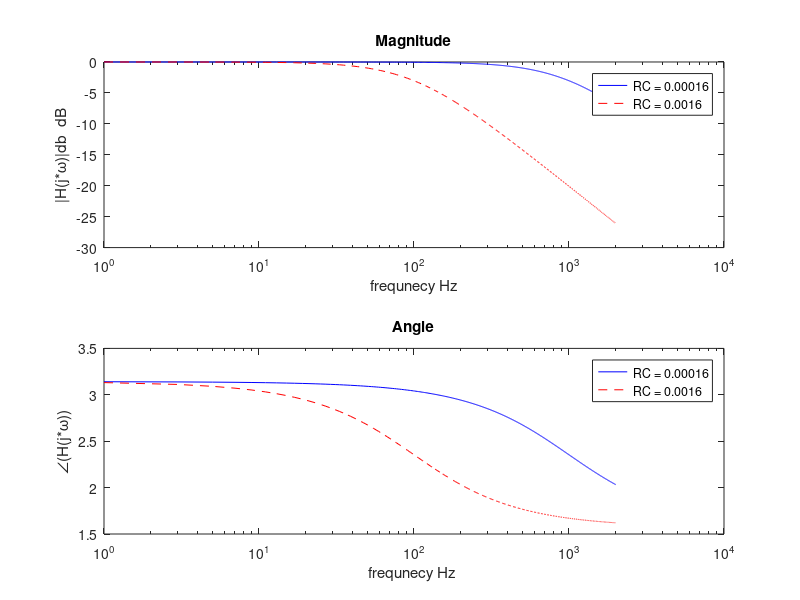

Write the MATLAB code that produced this figure.
%%ECE 300 Fall YangZhang PreLab4
clc;
clear;
k = 100; 
u = 1e-6; 
num =1e-9;
R = 16*k;
C1 = 100*num;
C2 = 1*u;

Tau1 = R*C1;
Tau2 = R*C2;
 
frequency = linspace(1,20*k,1000);
omega = 2*pi*frequency;
H1 = -1./(1+Tau1*1i.*omega);
H2 = -1./(1+Tau2*1i.*omega);

H1db = 10.*log10(abs(H1).^2);
H2db = 10.*log10(abs(H2).^2);

subplot(2,1,1);
semilogx(frequency, H1db,'b-',frequency,H2db,'r--');
legend(sprintf('RC = 0.00016',Tau1),sprintf('RC = 0.0016',Tau2));
title('Magnitude');
xlabel(sprintf('frequnecy Hz'));
ylabel('|H(j*\omega)|db  dB');
 
subplot(2,1,2);
semilogx(frequency,unwrap(angle(H1)),'b-',frequency,unwrap(angle(H2)),'r--');
legend(sprintf('RC = 0.00016',Tau1),sprintf('RC = 0.0016',Tau2));
title('Angle');
xlabel(sprintf('frequnecy Hz '));
ylabel('\angle(H(j*\omega))');
